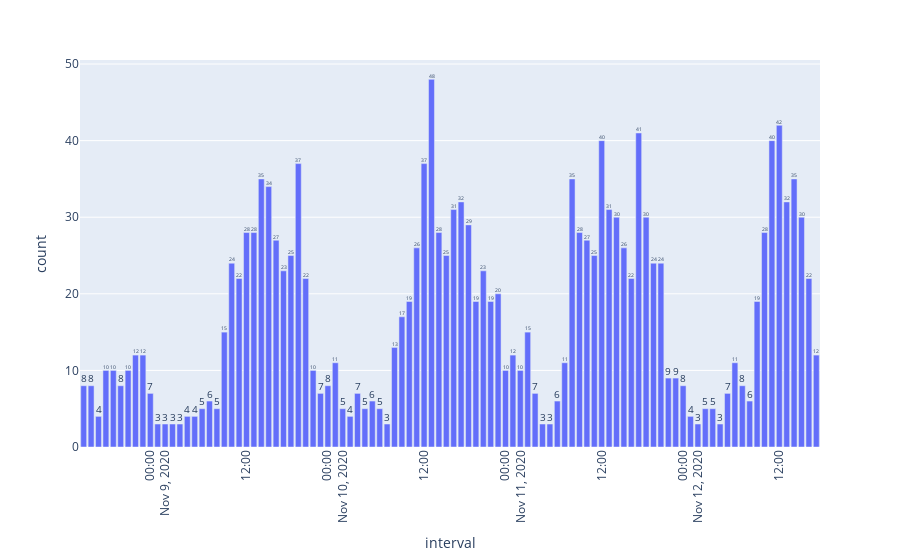

Notebook code for this chart:
### Code cell
fig = px.bar(dataframe, x='interval', y='count', text='count')
fig.update_layout(xaxis_tickangle=-90)
display(fig)
